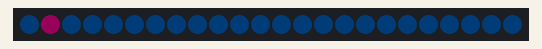
The sketch below on a simulated Arduino Uno, built with avr-gcc and run on an emulated ATmega328P. On the bench: 24 RGB LEDs in strip order, left to right. Dim RGB values are drawn brighter than linear.

Above: at 0.15 s.
At 4.83 s:
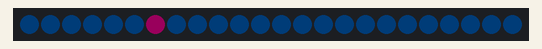
At 9.81 s:
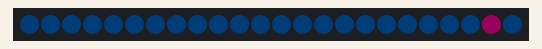
At 19.78 s:
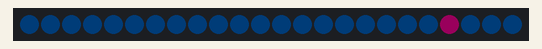
At 29.75 s:
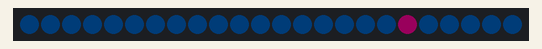
At 39.72 s:
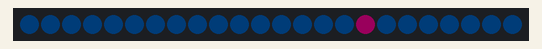

The sketch:

accelerator_movement_based_on_jumps.ino
```cpp
#include <FastLED.h>

#define NUMPIXELS 24  // Number of pixels in the ring
#define DATA_PIN 9    // Pin to which the LED ring is connected
int pos = 0;
int speed = 1;
int stepsBeforeIncrease = 400;
int currentStep = 0;

// Define the LED array
CRGB leds[NUMPIXELS];

void setup() {
  FastLED.addLeds<NEOPIXEL, DATA_PIN>(leds, NUMPIXELS);
}

void loop() {
  updatepos();
  updatespeed();
  for (int i = 0; i < NUMPIXELS; i++) {
    if (i == pos) {
      leds[i] = CHSV(220, 255, 100); // Set pixel color based on hue
    } else {
      leds[i] = CHSV(140, 255, 25);
    }
  }

  FastLED.show();
  delay(30);
}

void updatespeed() {
  currentStep ++;
  if (currentStep == stepsBeforeIncrease) {
    speed ++;
    currentStep = 0;
  }
}

void updatepos() {
  pos += speed;
  while (pos >= 24) {
   pos -= 24;
  }
}
```
